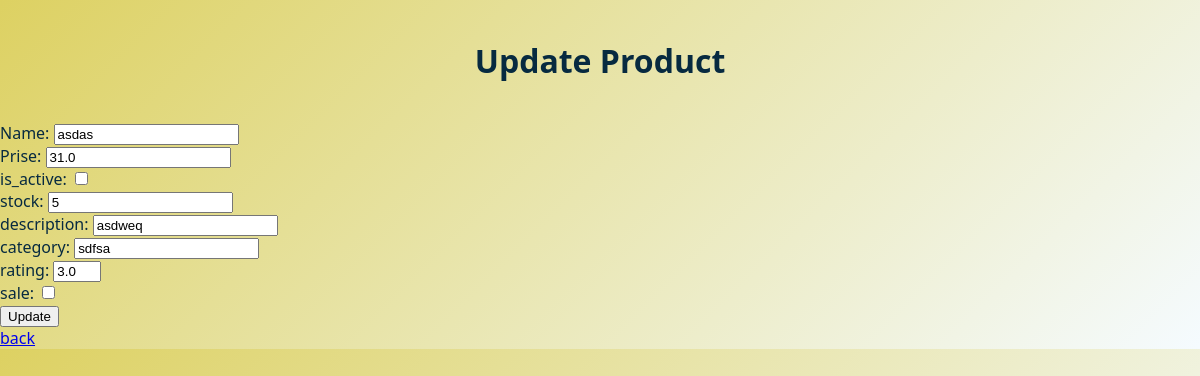
The page /update/8 on the database its author committed.
### _online_shop/app/models.py (models this page shows)
class Product(db.Model):
    __tablename__="products"
    id=db.Column(db.Integer, primary_key=True, autoincrement=True)
    name=db.Column(db.String(100), nullable=False)
    description=db.Column(db.String(100), nullable=False)
    prise=db.Column(db.Float, nullable=False)
    created_at = db.Column(db.DateTime, default=db.func.now())
    updated_at = db.Column(db.DateTime, default=db.func.now(), onupdate=db.func.now())
    stock =db.Column(db.Integer, nullable=True, default=0)
    is_active=db.Column(db.Boolean, nullable=True, default=True)
    category   =db.Column(db.String(50), nullable=True)
    rating =db.Column(db.Float, nullable=True, default=0)
    sale=db.Column(db.Boolean, nullable=True, default=0)

### _online_shop/app/routes.py (the view, shortened to what this page needs)
@bp.route('/update/<int:product_id>', methods=['GET','POST'])
def update_product(product_id):
    product = Product.query.get_or_404(product_id)
    return render_template('product_form.html',action='Update', product=product   )

### _online_shop/templates/product_form.html (shortened to what this page needs)
<!DOCTYPE html>
<html>
<head>
    <link rel="stylesheet" href="/static/style.css">
</head>
<body>
    <div class="form">
   <h1>{{action}} Product</h1>
   <form method="post">
    <label>Name:
    <input type="text" name="name" value="{{product.name if product else''}}"required>
    </label><br>
    <label>Prise:
    <input type="number" name="prise" value="{{product.prise if product else'0'}}"required>
    </label><br>
    <label>is_active:
    <input type="checkbox" name="is_active" value="{{product.is_active if product else 'False'}}">
    </label><br>
    <label>stock:
    <input type="number" name="stock" value="{{product.stock if product else'0'}}">
    </label><br>
    <label>description:
    <input type="text" name="description" value="{{product.description if product else''}}">
    </label></br>
    <label>category:
    <input type="text" name="category" value="{{product.category if product else''}}">
    </label><br>
    <label>rating:
    <input type="number" name="rating" value="{{product.rating if product else'0'}}" min="0" max="5">
    </label><br>
    <label>sale:
    <input type="checkbox" name="sale" value="{{product.sale if product else'False'}}">
    </label><br>
    <button type="submit">{{action}}</button>
   </form>
   <a href="{{ url_for('routes.products') }}">back</a>
   </div>
</body>
</html>

### _online_shop/static/style.css (style rules this page uses)
body { background: linear-gradient(135deg, #ddd162 0%, #f5fbff 100%); font-family: "Segoe UI", Tahoma, Geneva, Verdana, sans-serif; color: #072a40; margin: 0; }
h1 { text-align: center; padding: 18px 0; }

### rows shown on the page
Product: name "asdas", prise "31.0", stock "5", description "asdweq", category "sdfsa", rating "3.0"

### other values the page prints
{{ action }} "Update"
